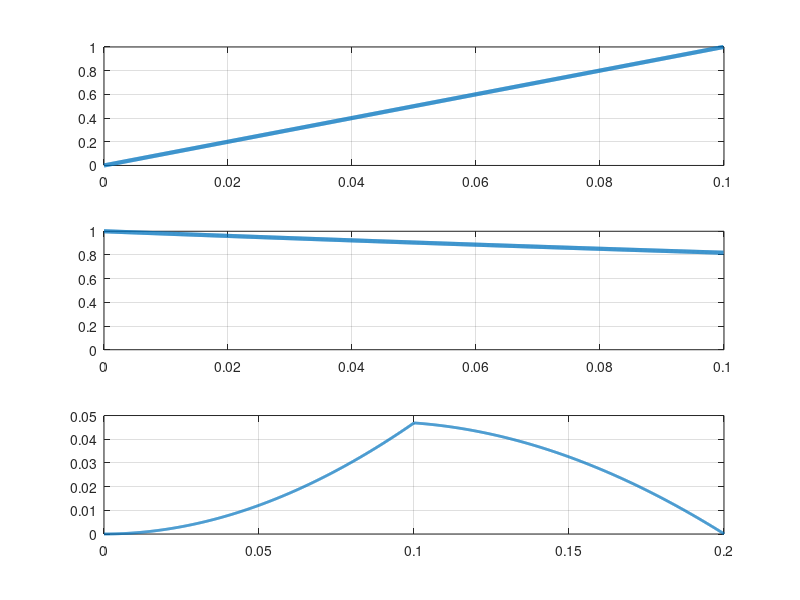

The MATLAB script that drew this image:
clc;
clear all;
close all;

tstart=0;
tstop=0.1;
tpas=0.0001;
f=2;

t=tstart:tpas:tstop;
x=10*t;
figure(2)
subplot(3,1,1);
plot(t,x,'linewidth',3);
axis([0 0.1001 0 1]);grid;

h=1*exp(-f*t);

subplot(3,1,2);
plot(t,h,'linewidth',3);
axis([0 0.1001 0 1]);grid;

t2=2*tstart:tpas:2*tstop;
y=conv(x,h)*tpas;

subplot(3,1,3);
plot(t2,y,'linewidth',2);
axis();grid;

%Pentru o variatie mai lina a exponentialei putem reduce frecventa.
%Observam ca zona de convolutie maxima este ascutita din cauza ca avem un semnal
%crescator si unul descrescator. 
%Raspunsul convolutiei are amplitudinea mult mai mare si inmultim cu tpas
%pentru a avea valori convenabile.